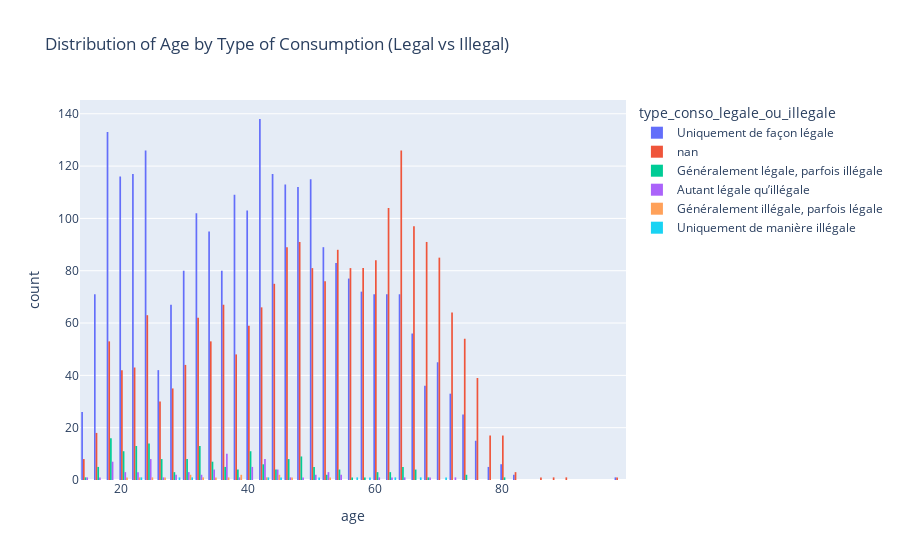

This figure's notebook cell:
### Code cell
fig = px.histogram(
    df,
    x="age",
    color="type_conso_legale_ou_illegale",
    barmode="group",
    title="Distribution of Age by Type of Consumption (Legal vs Illegal)"
)
fig.show()

### Figure 1 — Plotly figure (JSON) as saved in the notebook; plotly's stock layout.template omitted (floating-point values rounded to 4 significant figures; data arrays with more than 128 entries replaced by an {"elided": "..."} marker saying what was removed)
{"data": [{"alignmentgroup": "True", "bingroup": "x", "hovertemplate": "type_conso_legale_ou_illegale=Uniquement de façon légale<br>age=%{x}<br>count=%{y}<extra></extra>", "legendgroup": "Uniquement de façon légale", "marker": {"color": "#636efa", "pattern": {"shape": ""}}, "name": "Uniquement de façon légale", "offsetgroup": "Uniquement de façon légale", "orientation": "v", "showlegend": true, "type": "histogram", "x": {"elided": "2620 int values"}, "xaxis": "x", "yaxis": "y"}, {"alignmentgroup": "True", "bingroup": "x", "hovertemplate": "type_conso_legale_ou_illegale=nan<br>age=%{x}<br>count=%{y}<extra></extra>", "legendgroup": "nan", "marker": {"color": "#EF553B", "pattern": {"shape": ""}}, "name": "nan", "offsetgroup": "nan", "orientation": "v", "showlegend": true, "type": "histogram", "x": {"elided": "2138 int values"}, "xaxis": "x", "yaxis": "y"}, {"alignmentgroup": "True", "bingroup": "x", "hovertemplate": "type_conso_legale_ou_illegale=Généralement légale, parfois illégale<br>age=%{x}<br>count=%{y}<extra></extra>", "legendgroup": "Généralement légale, parfois illégale", "marker": {"color": "#00cc96", "pattern": {"shape": ""}}, "name": "Généralement légale, parfois illégale", "offsetgroup": "Généralement légale, parfois illégale", "orientation": "v", "showlegend": true, "type": "histogram", "x": {"elided": "178 int values"}, "xaxis": "x", "yaxis": "y"}, {"alignmentgroup": "True", "bingroup": "x", "hovertemplate": "type_conso_legale_ou_illegale=Autant légale qu’illégale<br>age=%{x}<br>count=%{y}<extra></extra>", "legendgroup": "Autant légale qu’illégale", "marker": {"color": "#ab63fa", "pattern": {"shape": ""}}, "name": "Autant légale qu’illégale", "offsetgroup": "Autant légale qu’illégale", "orientation": "v", "showlegend": true, "type": "histogram", "x": [51, 42, 52, 36, 23, 31, 50, 61, 45, 55, 28, 46, 54, 44, 63, 41, 43, 25, 20, 35, 41, 15, 43, 64, 16, 53, 40, 37, 44, 52, 18, 23, 20, 24, 24, 24, 48, 19, 19, 18, 22, 25, 24, 18, 18, 18, 24, 68, 73, 43, 27, 28, 42, 37, 32, 36, 36, 34, 37, 41, 43, 37, 36, 36, 42, 32, 44, 31, 35, 34, 37, 39, 42, 31, 25, 41, 20], "xaxis": "x", "yaxis": "y"}, {"alignmentgroup": "True", "bingroup": "x", "hovertemplate": "type_conso_legale_ou_illegale=Généralement illégale, parfois légale<br>age=%{x}<br>count=%{y}<extra></extra>", "legendgroup": "Généralement illégale, parfois légale", "marker": {"color": "#FFA15A", "pattern": {"shape": ""}}, "name": "Généralement illégale, parfois légale", "offsetgroup": "Généralement illégale, parfois légale", "orientation": "v", "showlegend": true, "type": "histogram", "x": [24, 53, 37, 31, 39, 23, 21, 35, 30, 42, 45, 33, 45, 27, 47, 38], "xaxis": "x", "yaxis": "y"}, {"alignmentgroup": "True", "bingroup": "x", "hovertemplate": "type_conso_legale_ou_illegale=Uniquement de manière illégale<br>age=%{x}<br>count=%{y}<extra></extra>", "legendgroup": "Uniquement de manière illégale", "marker": {"color": "#19d3f3", "pattern": {"shape": ""}}, "name": "Uniquement de manière illégale", "offsetgroup": "Uniquement de manière illégale", "orientation": "v", "showlegend": true, "type": "histogram", "x": [29, 57, 51, 62, 59, 43, 71, 23, 66, 45, 31], "xaxis": "x", "yaxis": "y"}], "layout": {"autosize": true, "barmode": "group", "legend": {"title": {"text": "type_conso_legale_ou_illegale"}, "tracegroupgap": 0}, "title": {"text": "Distribution of Age by Type of Consumption (Legal vs Illegal)"}, "xaxis": {"anchor": "y", "autorange": true, "domain": [0, 1], "range": [13.5, 99.5], "title": {"text": "age"}, "type": "linear"}, "yaxis": {"anchor": "x", "autorange": true, "domain": [0, 1], "range": [0, 145.3], "title": {"text": "count"}}}}
